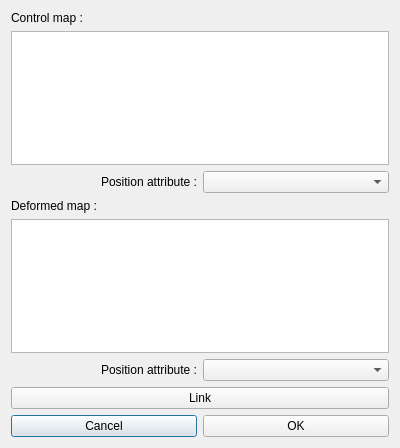
<?xml version="1.0" encoding="UTF-8"?>
<ui version="4.0">
 <class>Cage3dDeformation_Dialog</class>
 <widget class="QDialog" name="Cage3dDeformation_Dialog">
  <property name="geometry">
   <rect>
    <x>0</x>
    <y>0</y>
    <width>400</width>
    <height>448</height>
   </rect>
  </property>
  <property name="windowTitle">
   <string>Cage 3d Deformation</string>
  </property>
  <layout class="QGridLayout" name="gridLayout">
   <item row="0" column="0" colspan="2">
    <widget class="QLabel" name="label">
     <property name="text">
      <string>Control map :</string>
     </property>
    </widget>
   </item>
   <item row="1" column="0" colspan="2">
    <widget class="QListWidget" name="list_control_maps"/>
   </item>
   <item row="5" column="0">
    <widget class="QLabel" name="label_3">
     <property name="text">
      <string>Position attribute :</string>
     </property>
     <property name="alignment">
      <set>Qt::AlignRight|Qt::AlignTrailing|Qt::AlignVCenter</set>
     </property>
    </widget>
   </item>
   <item row="2" column="0">
    <widget class="QLabel" name="label_2">
     <property name="text">
      <string>Position attribute :</string>
     </property>
     <property name="alignment">
      <set>Qt::AlignRight|Qt::AlignTrailing|Qt::AlignVCenter</set>
     </property>
    </widget>
   </item>
   <item row="3" column="0" colspan="2">
    <widget class="QLabel" name="label_4">
     <property name="text">
      <string>Deformed map :</string>
     </property>
    </widget>
   </item>
   <item row="4" column="0" colspan="2">
    <widget class="QListWidget" name="list_deformed_maps"/>
   </item>
   <item row="2" column="1">
    <widget class="QComboBox" name="combo_controlPositionAttribute">
     <property name="sizePolicy">
      <sizepolicy hsizetype="Preferred" vsizetype="Fixed">
       <horstretch>0</horstretch>
       <verstretch>0</verstretch>
      </sizepolicy>
     </property>
    </widget>
   </item>
   <item row="5" column="1">
    <widget class="QComboBox" name="combo_deformedPositionAttribute">
     <property name="sizePolicy">
      <sizepolicy hsizetype="Preferred" vsizetype="Fixed">
       <horstretch>0</horstretch>
       <verstretch>0</verstretch>
      </sizepolicy>
     </property>
    </widget>
   </item>
   <item row="7" column="0" colspan="2">
    <layout class="QHBoxLayout" name="horizontalLayout_3">
     <item>
      <widget class="QPushButton" name="button_cancel">
       <property name="text">
        <string>Cancel</string>
       </property>
      </widget>
     </item>
     <item>
      <widget class="QPushButton" name="button_ok">
       <property name="text">
        <string>OK</string>
       </property>
      </widget>
     </item>
    </layout>
   </item>
   <item row="6" column="0" colspan="2">
    <widget class="QPushButton" name="button_linkUnlink">
     <property name="text">
      <string>Link</string>
     </property>
    </widget>
   </item>
  </layout>
 </widget>
 <resources/>
 <connections>
  <connection>
   <sender>button_ok</sender>
   <signal>clicked()</signal>
   <receiver>Cage3dDeformation_Dialog</receiver>
   <slot>accept()</slot>
   <hints>
    <hint type="sourcelabel">
     <x>328</x>
     <y>426</y>
    </hint>
    <hint type="destinationlabel">
     <x>199</x>
     <y>223</y>
    </hint>
   </hints>
  </connection>
  <connection>
   <sender>button_cancel</sender>
   <signal>clicked()</signal>
   <receiver>Cage3dDeformation_Dialog</receiver>
   <slot>reject()</slot>
   <hints>
    <hint type="sourcelabel">
     <x>71</x>
     <y>426</y>
    </hint>
    <hint type="destinationlabel">
     <x>199</x>
     <y>223</y>
    </hint>
   </hints>
  </connection>
 </connections>
</ui>
